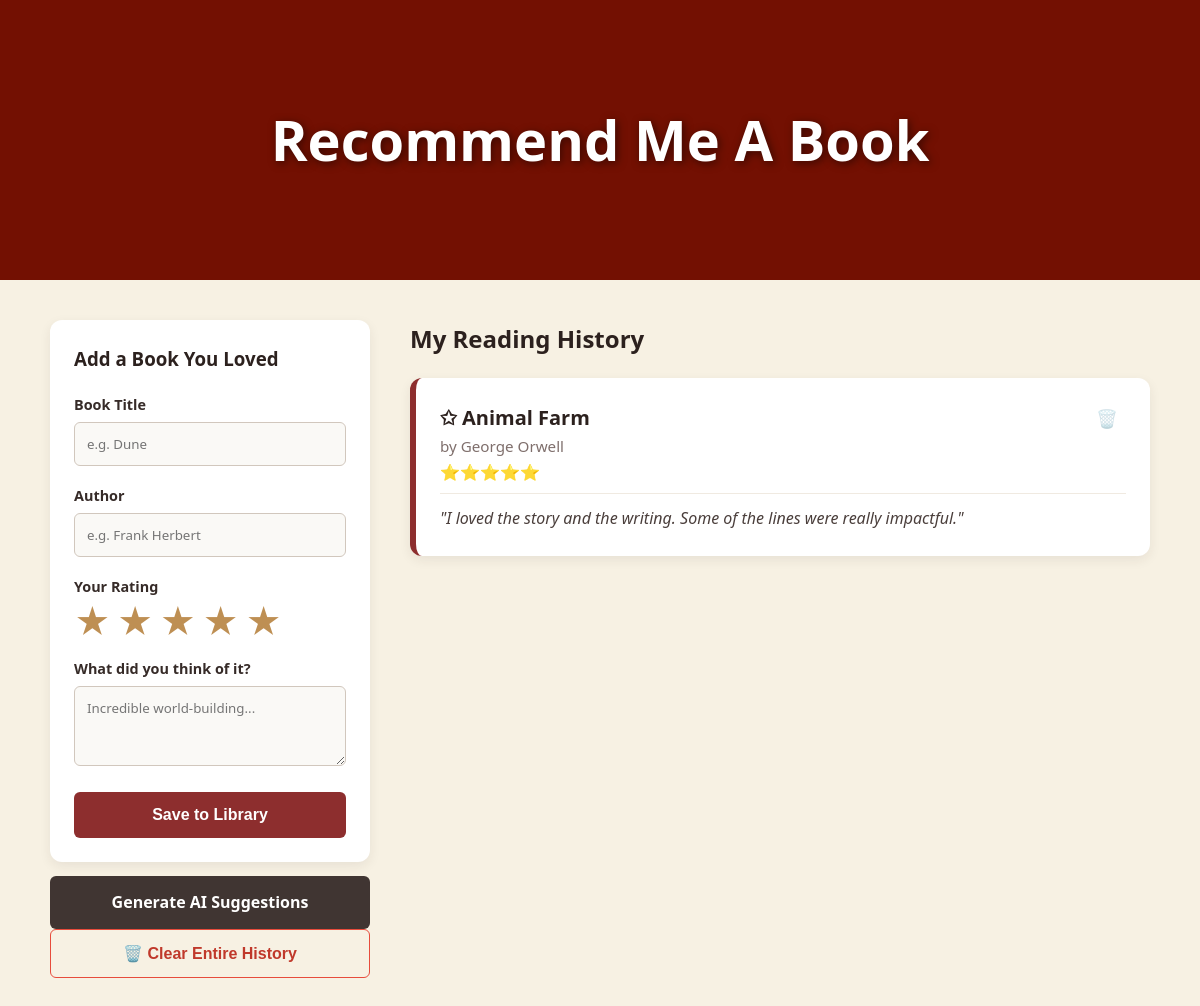
Before: / with the older database file.
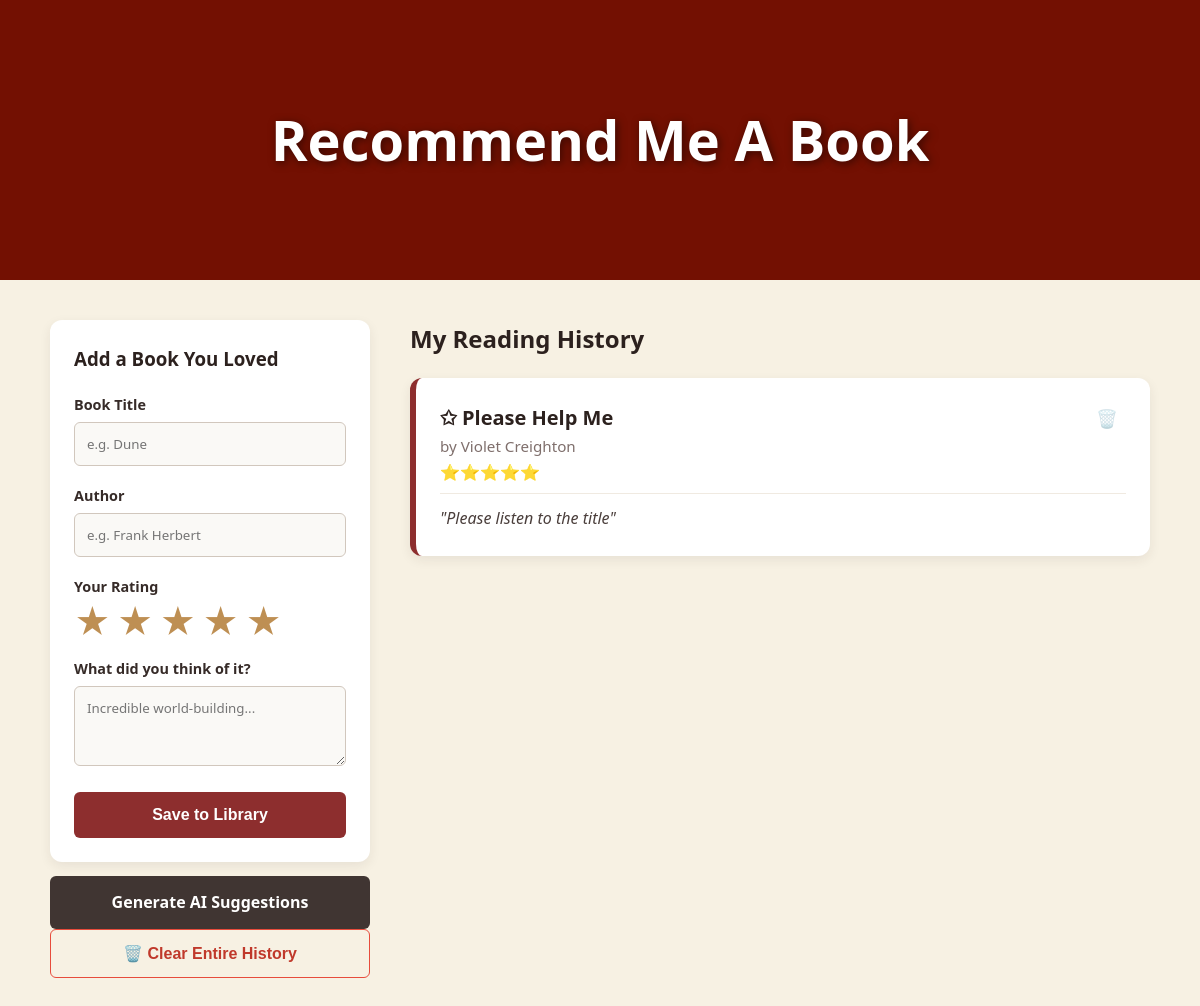
After: the same page with the newer database file.
### tables this page shows
CREATE TABLE books (
            id INTEGER PRIMARY KEY AUTOINCREMENT,
            title TEXT NOT NULL,
            author TEXT NOT NULL,
            notes TEXT NOT NULL,
            rating INTEGER NOT NULL DEFAULT 5
        );

### app.py (the view)
@app.route("/")
def home():
    conn = get_db_connection()
    all_books = conn.execute("SELECT * FROM books").fetchall()
    conn.close()
    return render_template("index.html", books=all_books, recommendations=None)

### app.py (called while the page is built)
def get_db_connection():
    conn = sqlite3.connect("books.db")
    conn.row_factory = sqlite3.Row
    return conn

### templates/index.html (shortened to what this page needs)
<!DOCTYPE html>
<html lang="en">
<head>
    <link rel="stylesheet" href="{{ url_for('static', filename='style.css') }}">
</head>
<body>
    <section class="hero-image">
        <h1 class="hero-text">Recommend Me A Book</h1>
    </section>
    <div class="page-container">
        <aside class="sidebar">
            <div class="card form-container">
                <h3>Add a Book You Loved</h3>
                <form action="/add" method="POST">
                    <div class="form-group">
                        <label for="title">Book Title</label>
                        <input type="text" id="title" name="title" required placeholder="e.g. Dune">
                    </div>
                    <div class="form-group">
                        <label for="author">Author</label>
                        <input type="text" id="author" name="author" required placeholder="e.g. Frank Herbert">
                    </div>
                    <div class="form-group">
                        <label>Your Rating</label>
                        <div class="star-rating" id="interactive-stars">
                            <span class="interactive-star" data-value="1">★</span>
                            <span class="interactive-star" data-value="2">★</span>
                            <span class="interactive-star" data-value="3">★</span>
                            <span class="interactive-star" data-value="4">★</span>
                            <span class="interactive-star" data-value="5">★</span>
                        </div>
                    </div>
                    <div class="form-group">
                        <label for="notes">What did you think of it?</label>
                        <textarea id="notes" name="notes" rows="3" required placeholder="Incredible world-building..."></textarea>
                    </div>
                    <button type="submit" class="btn btn-primary">Save to Library</button>
                </form>
            </div>
            <a href="/recommend" class="btn btn-secondary">Generate AI Suggestions</a>
            {% if books %}
            <form action="/clear" method="POST" class="confirm-required" data-message="Are you sure you want to completely clear your history? This will delete all your entries permanently.">
                <button type="submit" class="btn btn-danger">🗑️ Clear Entire History</button>
            </form>
            {% endif %}
        </aside>
        <main class="main-content">
            <div class="history-section">
                <h2>My Reading History</h2>
                <div id="book-list">
                    {% for book in books %}
                        <div class="card book-card">
                            <div class="book-header">
                                <div>
                                    <h3>✩ {{ book['title'] }}</h3>
                                    <span class="book-author">by {{ book['author'] }}</span>
                                    <div class="star-display">
                                        {% for _ in range(book['rating']) %}⭐{% endfor %}
                                    </div>
                                </div>
                                <form action="/delete/{{ book['id'] }}" method="POST" class="confirm-required" data-message="Are you sure you want to delete '{{ book['title'] }}'?">
                                    <button type="submit" class="delete-icon-btn" title="Delete book">🗑️</button>
                                </form>
                            </div>
                            <p class="book-notes"><em>"{{ book['notes'] }}"</em></p>
                        </div>
                    {% else %}
                        <p class="empty-state">Your reading list is empty. Add your first book in the sidebar!</p>
                    {% endfor %}
                </div>
            </div>
        </main>
    </div>
</body>
</html>

### static/style.css (style rules this page uses)
body { font-family: 'Segoe UI', system-ui, -apple-system, sans-serif; background-color: rgb(247, 241, 227); color: rgb(54, 43, 40); margin: 0; padding: 0; line-height: 1.6; }
h1, h2, h3 { color: rgb(44, 33, 30); margin-top: 0; }
.hero-image { background-image: url("images/darkred.png"); height: 280px; background-position: center; background-repeat: no-repeat; background-size: cover; display: flex; justify-content: center; align-items: center; box-shadow: inset 0 0 0 2000px rgba(0, 0, 0, 0.2); }
.hero-text { color: white; font-size: 3.5rem; font-weight: 700; text-align: center; margin: 0; text-shadow: 2px 2px 8px rgba(0,0,0,0.5); }
.page-container { max-width: 1100px; margin: 40px auto; padding: 0 20px; display: grid; grid-template-columns: 320px 1fr; gap: 40px; }
.card { background: white; padding: 24px; border-radius: 12px; box-shadow: 0 4px 12px rgba(54, 43, 40, 0.08); margin-bottom: 24px; box-sizing: border-box; }
.form-group { margin-bottom: 18px; }
label { display: block; font-weight: 600; margin-bottom: 6px; font-size: 0.9rem; }
input[type="text"], textarea { width: 100%; padding: 12px; border: 1px solid #d1c7bd; border-radius: 6px; box-sizing: border-box; font-family: inherit; background-color: #faf9f6; transition: border-color 0.2s, box-shadow 0.2s; }
.btn { width: 100%; padding: 14px 20px; font-size: 16px; font-weight: 600; border-radius: 6px; cursor: pointer; border: none; display: block; text-align: center; text-decoration: none; box-sizing: border-box; transition: background-color 0.2s, transform 0.1s; }
.btn-primary { background-color: rgb(141, 46, 46); color: white; }
.btn-secondary { background-color: rgb(64, 53, 50); color: white; margin-top: -10px; }
.book-card { border-left: 6px solid rgb(141, 46, 46); }
.book-header { display: flex; justify-content: space-between; align-items: baseline; border-bottom: 1px solid #f0eae1; padding-bottom: 8px; margin-bottom: 12px; }
.book-header h3 { margin: 0; font-size: 1.25rem; }
.book-author { color: #7f6f6c; font-size: 0.95rem; font-weight: 500; }
.book-notes { margin: 0; color: #4a3e3b; }
.btn-danger { background-color: transparent; color: #c0392b; border: 1px solid #e74c3c; }
.delete-icon-btn { background: none; border: none; cursor: pointer; font-size: 1.1rem; padding: 4px 8px; border-radius: 4px; opacity: 0.4; transition: opacity 0.2s, background-color 0.2s; }
.star-rating { display: flex; gap: 6px; margin-top: 4px; }
.interactive-star { font-size: 2.2rem; color: #e0d7cd; cursor: pointer; transition: color 0.1s ease-in-out, transform 0.1s ease; user-select: none; line-height: 1; }
.interactive-star.selected { color: rgb(190, 143, 83); }

Changed rows visible on the page:
removed books: title "Animal Farm", author "George Orwell", rating 5 (drawn), notes "I loved the story and the writing. Some of the lines were really impactful."
added books: title "Please Help Me", author "Violet Creighton", rating 5 (drawn), notes "Please listen to the title"
